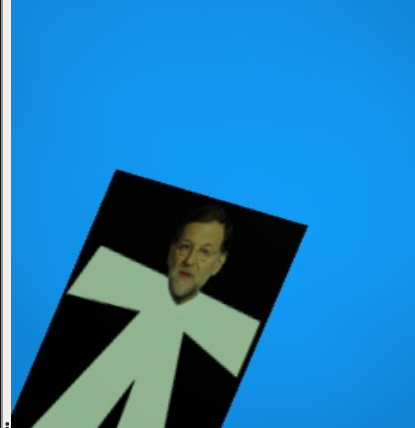
#> input picture p2/ejemplo.png, 415 x 428 px
$ python caras_detection.py
#> lines starting #> are read from the running program, lines starting #| are printed output that depends on the picture; after the words box and inside, x2 and y2 are one past the last pixel; in counts of white or black regions, pixels touching at a corner belong together
import cv2
import time
import copy

# Crear el objeto clasificador de caras
face_detector = cv2.CascadeClassifier(cv2.data.haarcascades + 'haarcascade_frontalface_default.xml')

# Verificar si el clasificador se ha cargado correctamente
if face_detector.empty():
    print("Error al cargar el clasificador.")
    exit()

# Cargar la imagen
img = cv2.imread('ejemplo.png')
#> img is the input picture: shape (428, 415, 3); mean B, G, R 183.8, 127.1, 34.1

# Verificar si la imagen se ha cargado correctamente
if img is None:
    print("Error al cargar la imagen.")
    exit()

# Convertir la imagen a escala de grises
gray_original = cv2.cvtColor(img, cv2.COLOR_BGR2GRAY)
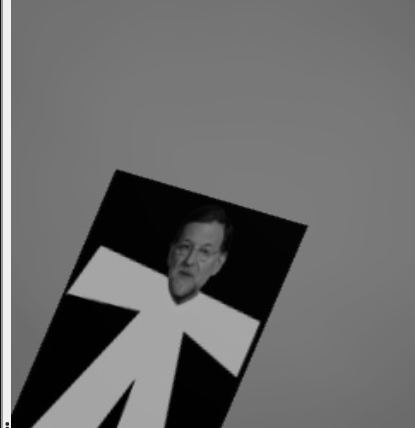
#> gray_original: shape (428, 415); min 0, max 240, mean 105.8

# Definir el ángulo de rotación inicial y el incremento
angulo_inicial = 0
angulo_incremento = 20
times_detected = 0

# Iterar hasta alcanzar 360 grados
while angulo_inicial < 360:
    # Crear una copia de la imagen original
    img_copia = copy.deepcopy(img)

    # Realizar la rotación en la imagen copia
    rows, cols, _ = img_copia.shape
#> rows = 428; cols = 415
    matriz_rotacion = cv2.getRotationMatrix2D((cols / 2, rows / 2), angulo_inicial, 1)
#> matriz_rotacion = [[1, 0, 0], [0, 1, 0]]
    img_copia = cv2.warpAffine(img_copia, matriz_rotacion, (cols, rows))

    # Convertir la imagen copia a escala de grises
    gray_copia = cv2.cvtColor(img_copia, cv2.COLOR_BGR2GRAY)

    # Realizar la detección de caras en la imagen rotada
    faces_result = face_detector.detectMultiScale(gray_copia)
#> faces_result = [[167, 227, 58, 58]]

    # Dibujar rectángulos alrededor de las caras detectadas
    for (x, y, w, h) in faces_result:
        img_copia = cv2.rectangle(img_copia, (x, y), (x+w, y+h), (255, 0, 0), 2)
        #print("DETECTADO")
        times_detected += 1
#> this loop made 1 pass
#> (x, y, w, h, times_detected) on pass 1: (167, 227, 58, 58, 1)
#> pass 1, `img_copia = cv2.rectangle(img_copia, (x, y), (x+w, y+h), (255, 0, 0), 2)`:
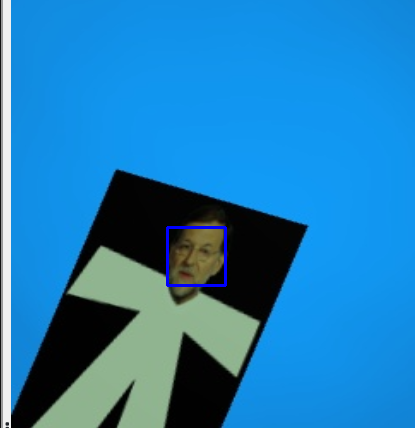
#> img_copia: shape (428, 415, 3); 0.39% of pixels changed, all inside (x1, y1, x2, y2) = (166, 226, 227, 287)
#> after the loop, times_detected = 1

    # Mostrar la imagen con las caras detectadas
    cv2.imshow('img', img_copia)
    cv2.waitKey(500)  # Esperar 0.5 segundos antes de pasar al siguiente ángulo

    # Incrementar el ángulo de rotación
    angulo_inicial += angulo_incremento

# Cerrar todas las ventanas al finalizar
if(times_detected > 1):
    times_detected = 1
print("Veces detectado: " + str(times_detected))
cv2.destroyAllWindows()
